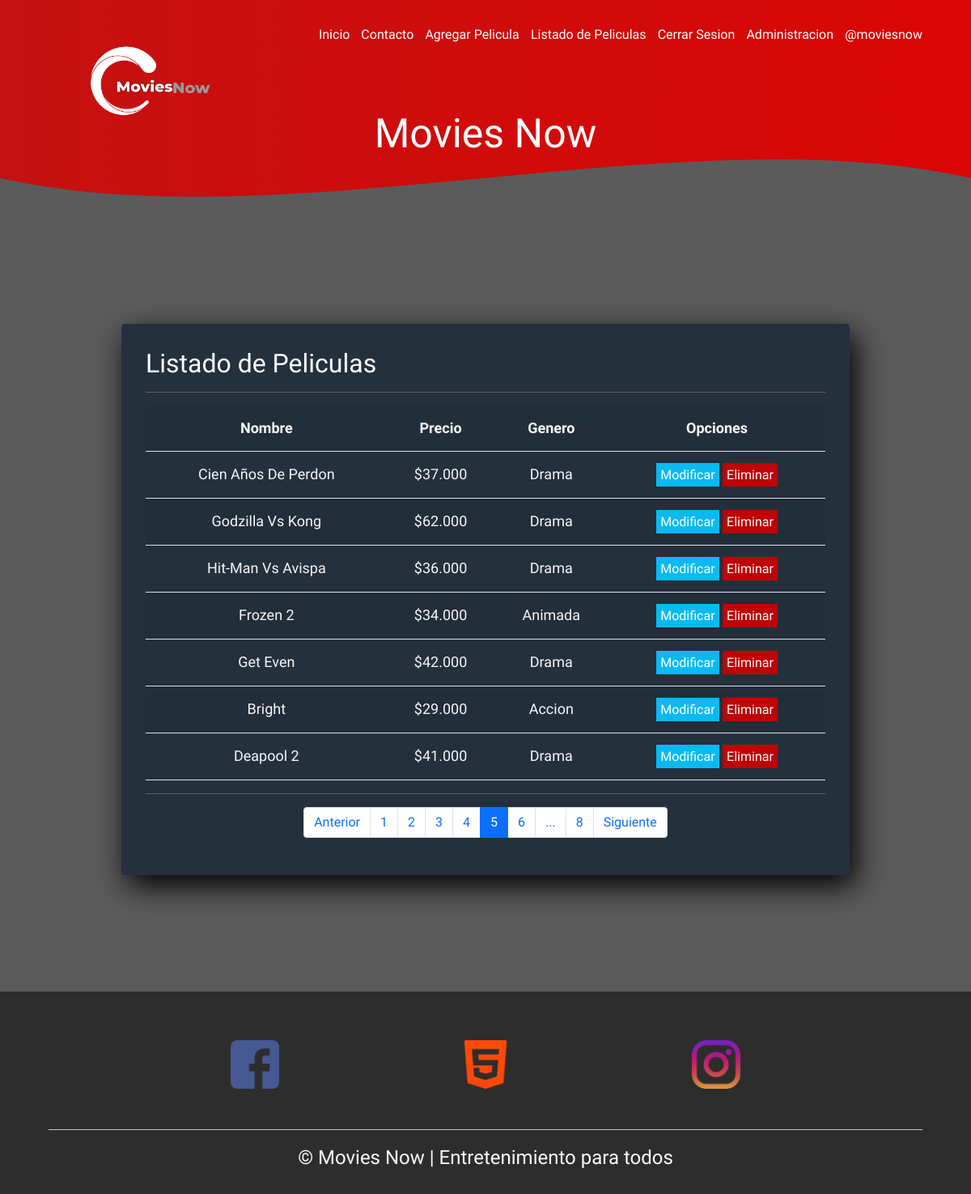
/listar-pelicula/?page=5 (signed in), run on the app's committed database.
### appmovies/models.py (models this page shows, shortened)
class Pelicula(models.Model):
    nombre = models.CharField(max_length=150)
    precio = models.IntegerField()
    genero = models.ForeignKey(Genero, on_delete=models.PROTECT)
    imagen = models.ImageField(upload_to="peliculas", null=True)

class Genero(models.Model):
    nombre = models.CharField(max_length=50)
    def __str__(self):
        return self.nombre

### appmovies/views.py (the view)
# urls.py: path('listar-pelicula/', listar_pelicula, name="listar_pelicula"),
@permission_required('appmovies.view_pelicula')
def listar_pelicula(request):
    peliculas = Pelicula.objects.all()
    page = request.GET.get('page', 1)
    try:
        paginator = Paginator(peliculas, 7)
        pelicula = paginator.page(page)
    except:
        raise Http404
    data = {
        'entity': pelicula,
        'paginator': paginator
    }
    return render(request, 'app/producto/listar.html', data)

### appmovies/templates/app/producto/listar.html (shortened to what this page needs)
{% extends 'app/base.html' %}
{% block contenido %}
{% load humanize %}
<form action="" class="oo" method="post">
    <h2>Listado de Peliculas</h2>
    <hr>
    <table class="table table-striped table-hover table-responsive-sm">
        <tr>
            <th>Nombre</th>
            <th>Precio</th>
            <th>Genero</th>
            <th>Opciones</th>
        </tr>
    {% for p in entity %}
        <tr>
            <td>{{ p.nombre | title }}</td>
            <td>${{ p.precio | intcomma }}</td>
            <td>{{ p.genero | title }}</td>
            <td>
                {% if perms.appmovies.change_pelicula %}
                <a href="{%  url 'modificar_pelicula' p.id %}" class="boto">Modificar</a>
                {% endif %}
                {% if perms.appmovies.delete_pelicula %}
                <a href="#" onclick="eliminarPelicula({{ p.id }})" class="botons">Eliminar</a>
                {% endif %}
            </td>
        </tr>
        {% endfor %}
    </table>
        <hr>
    <div>
        {% include 'app/paginator.html' %}
    </div>
</form>
<br>
<br>
<br>
<br>
<br>
<br>
{% endblock %}

### appmovies/templates/app/base.html (shortened to what this page needs)
<!DOCTYPE html>
<html lang="es">
<head>
    <link href="https://cdn.jsdelivr.net/npm/bootstrap@5.0.1/dist/css/bootstrap.min.css" rel="stylesheet">
    {% load static %}
    <link rel="stylesheet" href="{% static 'app/css/estilos.css' %}">
    <link rel="stylesheet" href="{% static 'app/css/form.css' %}">
    <link rel="stylesheet" href="{% static 'app/css/lista.css' %}">
    {% load pwa %}
</head>
<body>
    <header id="header">
        <nav>
            <a href="{% url 'home' %}" class="url"> Inicio </a>
            <a href="{% url 'contacto' %}" class="url">Contacto</a>
            {% if perms.appmovies.add_pelicula %}
            <a href="{% url 'agregar_pelicula' %}" class="url">Agregar Pelicula</a>
            {% endif %}
            {% if perms.appmovies.view_pelicula %}
            <a href="{% url 'listar_pelicula' %}" class="url">Listado de Peliculas</a>
            {% endif %}
            {% if user.is_authenticated %}
            <a href="{% url 'logout' %}" class="url">Cerrar Sesion</a>
            <a href="{% url 'admin' %}" class="url">Administracion</a>
            <a href="#">@{{ user.username }}</a>
            {% else %}
            <a href="{% url 'login' %}" class="url">Iniciar Sesion</a>
            <a href="{% url 'registro' %}" class="url">Registrarse</a>
            {% endif %}
        </nav>
        <div class="conte">
            <img  class="logo"  src="{% static 'app/img/3.png' %}" alt="logo">
        </div>
         <section class="textos-header">
            <h1>Movies Now</h1>
        </section>
        <div class="wave" style="height: 120px; overflow: hidden;"><svg viewBox="0 0 500 150" preserveAspectRatio="none"
                style="height: 100%; width: 100%;">
                <path d="M0.00,49.98 C150.00,150.00 349.20,-50.00 500.00,49.98 L500.00,150.00 L0.00,150.00 Z"
                    style="stroke: none; fill: #5c5b5c;"></path>
            </svg></div>
    </header>
    <div id="contenido">
        {% block contenido %}
        {% endblock %}
    </div>
    <footer>
        <div class="contenedor-footer">
            <div class="content-foo">
                 <img src="{% static 'app/img/logo.png' %}" width="60px" alt="">
            </div>
            <div class="content-foo">
                <img src="{% static 'app/img/logo1.png' %}" width="60px" alt="">
            </div>
            <div class="content-foo">
                <img src="{% static 'app/img/logo2.png' %}" width="60px" alt="">
            </div>
        </div>
        <h2 class="titulo-final">&copy; Movies Now | Entretenimiento para todos </h2>
    </footer>
</body>
</html>

### appmovies/static/app/css/estilos.css (style rules this page uses)
* { margin: 0; padding: 0; box-sizing: border-box; }
body { font-family: 'open sans'; background: #5c5b5c; }
h1,h2,td,th,h3,h4,h5, a { font-family: 'Balsamiq Sans', cursive; }
header { width: 100%; height: 300px; background: #bc4e9c; background: -webkit-linear-gradient(to right, hsla(266, 95%, 48%, 0.705), hsla(0, 100%, 51%, 0.733)), rgba(247, 3, 3, 0.856); background: linear-gradient(to right, hsl(0, 84%, 42%), hsl(0, 95%, 44%)), rgba(247, 3, 3, 0.856); background-size: cover; background-attachment: fixed; position: relative; }
.conte { width: 90%; margin: auto; overflow: hidden; padding: 0.5px 0; overflow: hidden; display: flex; align-items: center; }
.logo { width: 150px; margin-left: 50px; }
nav { text-align: right; padding: 30px 50px 0 0; }
nav > a { color:#fff; font-weight: 300; text-decoration: none; margin-right: 10px; }
header .textos-header { display: flex; height: 50px; width: 100%; align-items: center; justify-content: center; flex-direction: column; text-align: center; }
.textos-header h1 { font-size: 50px; color:#fff; }
.wave { position: absolute; bottom: 0; width: 100%; }
footer { background: #2e2d2d; padding: 60px 0 30px 0; margin: auto; overflow: hidden; }
.contenedor-footer { display: flex; width: 90%; justify-content: space-evenly; margin: auto; padding-bottom: 50px; border-bottom: 1px solid #ccc; }
.content-foo { text-align: center; }
.titulo-final { text-align: center; font-size: 24px; margin: 20px 0 0 0; color: #fcf9f9; }

### appmovies/static/app/css/form.css (style rules this page uses)
.oo { width: 900px; background: #24303c; padding: 30px; margin: auto; margin-top: 100px; border-radius: 4px; font-family: 'calibri'; color: white; box-shadow: 7px 13px 37px #000; }
.oo th { height: 40px; text-align: center; font-size: 18px; line-height: 40px; color: #f8f6f8; }
.oo td { height: 40px; text-align: center; font-size: 18px; line-height: 40px; color: #f8f6f8; }
.oo .botons { width: 50%; background: #be0404; border: none; padding: 5px; color: white; margin: 7px 0; font-size: 16px; text-decoration: none; }
.oo .boto { width: 50%; background: #09baf0; border: none; padding: 5px; color: white; margin: 7px 0; font-size: 16px; text-decoration: none; }

### data on the page
Pelicula: nombre "Cien Años De Perdon", precio "37.000", genero "Drama"
Pelicula: nombre "Godzilla Vs Kong", precio "62.000", genero "Drama"
Pelicula: nombre "Hit-Man Vs Avispa", precio "36.000", genero "Drama"
Pelicula: nombre "Frozen 2", precio "34.000", genero "Animada"
Pelicula: nombre "Get Even", precio "42.000", genero "Drama"
Pelicula: nombre "Bright", precio "29.000", genero "Accion"
Pelicula: nombre "Deapool 2", precio "41.000", genero "Drama"

### other printed values
{{ user.username }} "moviesnow"
{{ page }} "1" "2" "3" "4" "5" "6"
{{ paginator.num_pages }} "8"
